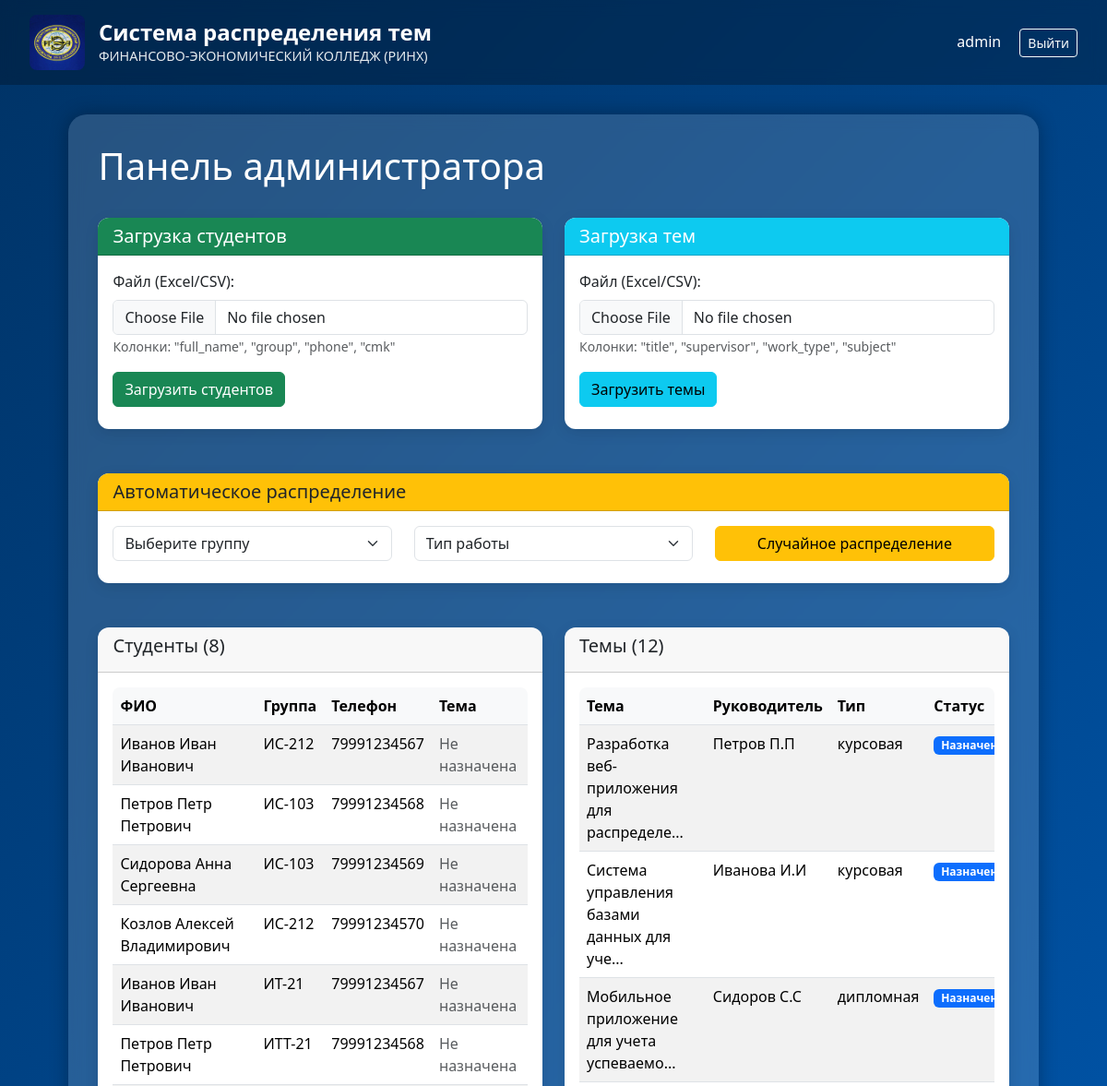
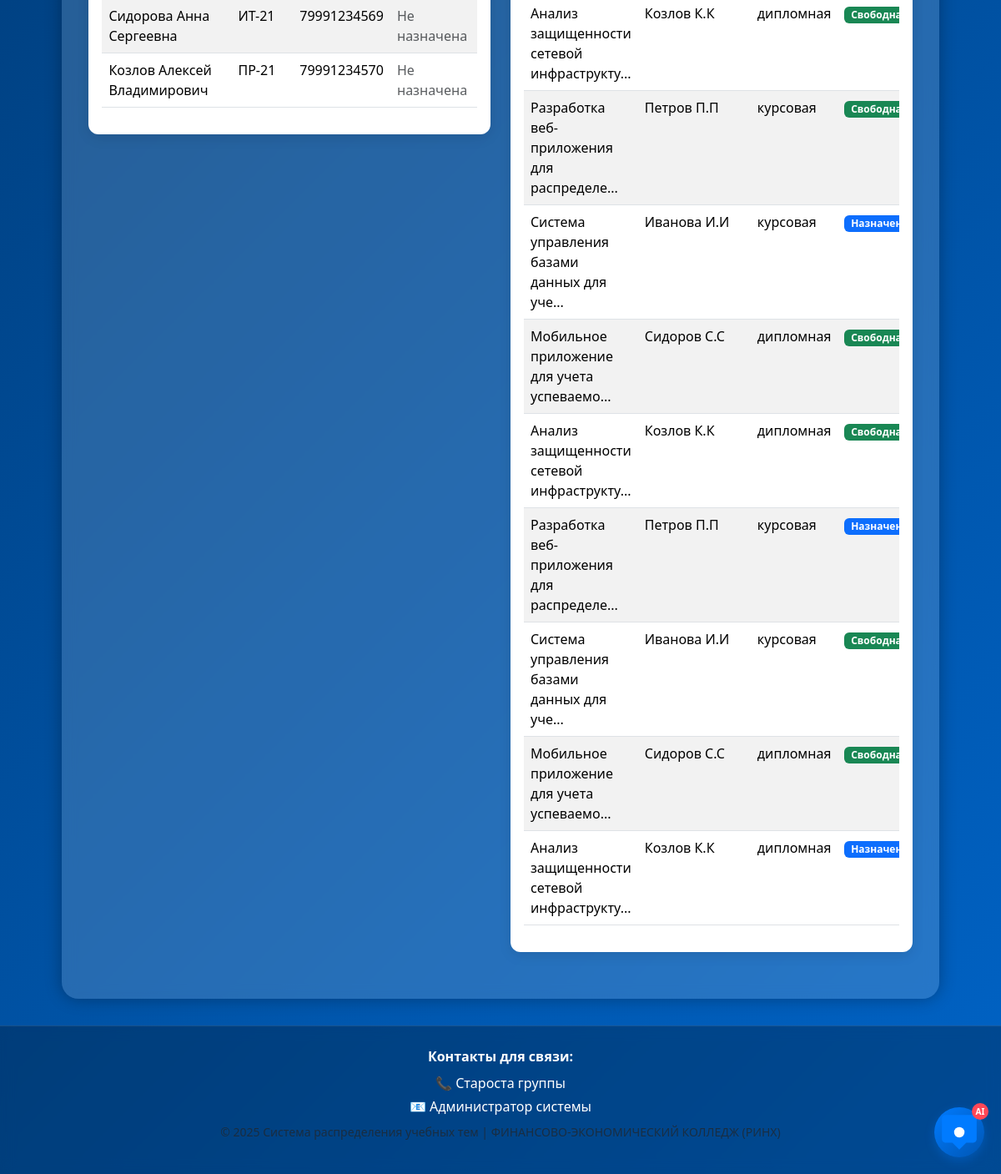
The page /admin (signed in) on the database its author committed (2 pictures, top to bottom).
### models.py (models this page shows, shortened)
class User(UserMixin, db.Model):
    id = db.Column(db.Integer, primary_key=True)
    username = db.Column(db.String(80), unique=True, nullable=False)
    password_hash = db.Column(db.String(120), nullable=False)
    role = db.Column(db.String(20), nullable=False)  # 'admin', 'headman', 'student'
    group_id = db.Column(db.Integer, db.ForeignKey('group.id'))
    student_id = db.Column(db.Integer, db.ForeignKey('student.id'))  # Новая связь со студентом

class Student(db.Model):
    id = db.Column(db.Integer, primary_key=True)
    full_name = db.Column(db.String(100), nullable=False)
    phone = db.Column(db.String(20))
    group_id = db.Column(db.Integer, db.ForeignKey('group.id'), nullable=False)
    topic_id = db.Column(db.Integer, db.ForeignKey('topic.id'), nullable=True)
    user = db.relationship('User', backref='student_ref', uselist=False)  # Обратная связь

class Group(db.Model):
    id = db.Column(db.Integer, primary_key=True)
    name = db.Column(db.String(50), unique=True, nullable=False)
    cmk = db.Column(db.String(100), nullable=False)  # ЦМК
    students = db.relationship('Student', backref='group', lazy=True)
    users = db.relationship('User', backref='group', lazy=True)

class Topic(db.Model):
    id = db.Column(db.Integer, primary_key=True)
    title = db.Column(db.Text, nullable=False)
    status = db.Column(db.String(20), default='free')  # 'free', 'reserved', 'assigned'
    supervisor_id = db.Column(db.Integer, db.ForeignKey('supervisor.id'), nullable=False)
    work_type_id = db.Column(db.Integer, db.ForeignKey('work_type.id'), nullable=False)
    group_id = db.Column(db.Integer, db.ForeignKey('group.id'), nullable=True)
    student_id = db.Column(db.Integer, db.ForeignKey('student.id'), nullable=True)
    reserved_at = db.Column(db.DateTime)
    reserved_by = db.Column(db.Integer, db.ForeignKey('user.id'), nullable=True)
    student = db.relationship('Student', backref='assigned_topic', foreign_keys=[student_id])

class Supervisor(db.Model):
    id = db.Column(db.Integer, primary_key=True)
    full_name = db.Column(db.String(100), nullable=False)
    subjects = db.Column(db.Text)  # CSV список предметов
    topics = db.relationship('Topic', backref='supervisor', lazy=True)

class WorkType(db.Model):
    id = db.Column(db.Integer, primary_key=True)
    name = db.Column(db.String(50), nullable=False)  # 'курсовая', 'дипломная'
    subject = db.Column(db.String(100), nullable=False)
    topics = db.relationship('Topic', backref='work_type', lazy=True)

### app.py (the view)
@app.route('/admin')
@login_required
def admin_dashboard():
    if current_user.role != 'admin':
        flash('Доступ запрещен')
        return redirect(url_for('login'))
    groups = Group.query.all()
    students = Student.query.all()
    supervisors = Supervisor.query.all()
    topics = Topic.query.all()
    work_types = WorkType.query.all()
    return render_template('admin.html',
                           groups=groups,
                           students=students,
                           supervisors=supervisors,
                           topics=topics,
                           work_types=work_types)

### app.py (called while the page is built)
@login_manager.user_loader
def load_user(user_id):
    return User.query.get(int(user_id))

### templates/admin.html (shortened to what this page needs)
{% extends "base.html" %}
{% block content %}
<div class="d-flex justify-content-between align-items-center mb-4">
    <h1>Панель администратора</h1>
</div>
<div class="row">
    <div class="col-md-6 mb-4">
        <div class="card admin-card">
            <div class="card-header bg-success text-white">
                <h5 class="mb-0">Загрузка студентов</h5>
            </div>
            <div class="card-body">
                <form id="uploadStudentsForm" enctype="multipart/form-data">
                    <div class="mb-3">
                        <label class="form-label">Файл (Excel/CSV):</label>
                        <input type="file" class="form-control" name="file" accept=".xlsx,.xls,.csv" required>
                        <small class="form-text text-muted">Колонки: "full_name", "group", "phone", "cmk"</small>
                    </div>
                    <button type="submit" class="btn btn-success">Загрузить студентов</button>
                </form>
            </div>
        </div>
    </div>
    <div class="col-md-6 mb-4">
        <div class="card admin-card">
            <div class="card-header bg-info text-white">
                <h5 class="mb-0">Загрузка тем</h5>
            </div>
            <div class="card-body">
                <form id="uploadTopicsForm" enctype="multipart/form-data">
                    <div class="mb-3">
                        <label class="form-label">Файл (Excel/CSV):</label>
                        <input type="file" class="form-control" name="file" accept=".xlsx,.xls,.csv" required>
                        <small class="form-text text-muted">Колонки: "title", "supervisor", "work_type", "subject"</small>
                    </div>
                    <button type="submit" class="btn btn-info">Загрузить темы</button>
                </form>
            </div>
        </div>
    </div>
</div>
<div class="row mb-4">
    <div class="col-12">
        <div class="card admin-card">
            <div class="card-header bg-warning">
                <h5 class="mb-0">Автоматическое распределение</h5>
            </div>
            <div class="card-body">
                <div class="row">
                    <div class="col-md-4">
                        <select class="form-select" id="distributionGroup">
                            <option value="">Выберите группу</option>
                        </select>
                    </div>
                    <div class="col-md-4">
                        <select class="form-select" id="distributionWorkType">
                            <option value="">Тип работы</option>
                        </select>
                    </div>
                    <div class="col-md-4">
                        <button class="btn btn-warning w-100" onclick="randomDistribute()">Случайное распределение</button>
                    </div>
                </div>
            </div>
        </div>
    </div>
</div>
<div class="row">
    <div class="col-md-6">
        <div class="card admin-card">
            <div class="card-header"><h5>Студенты ({{ students|length }})</h5></div>
            <div class="card-body">
                <div class="table-responsive">
                    <table class="table table-striped">
                        <thead><tr><th>ФИО</th><th>Группа</th><th>Телефон</th><th>Тема</th></tr></thead>
                        <tbody>
                            {% for s in students %}
                            <tr>
                                <td>{{ s.full_name }}</td>
                                <td>{{ s.group.name }}</td>
                                <td>{{ s.phone or '-' }}</td>
                                <td>
                                    {% if s.topic %}{{ s.topic.title[:40] }}...{% else %}<span class="text-muted">Не назначена</span>{% endif %}
                                </td>
                            </tr>
                            {% endfor %}
                        </tbody>
                    </table>
                </div>
            </div>
        </div>
    </div>
    <div class="col-md-6">
        <div class="card admin-card">
            <div class="card-header"><h5>Темы ({{ topics|length }})</h5></div>
            <div class="card-body">
                <div class="table-responsive">
                    <table class="table table-striped">
                        <thead><tr><th>Тема</th><th>Руководитель</th><th>Тип</th><th>Статус</th></tr></thead>
                        <tbody>
                            {% for t in topics %}
                            <tr>
                                <td>{{ t.title[:40] }}...</td>
                                <td>{{ t.supervisor.full_name }}</td>
                                <td>{{ t.work_type.name }}</td>
                                <td>
                                    {% if t.status == 'free' %}
                                        <span class="badge bg-success">Свободна</span>
                                    {% else %}
                                        <span class="badge bg-primary">Назначена</span>
                                    {% endif %}
                                </td>
                            </tr>
                            {% endfor %}
                        </tbody>
                    </table>
                </div>
            </div>
        </div>
    </div>
</div>
{% endblock %}

### templates/base.html (shortened to what this page needs)
<!DOCTYPE html>
<html lang="ru">
<head>
    <link href="https://cdn.jsdelivr.net/npm/bootstrap@5.3.3/dist/css/bootstrap.min.css" rel="stylesheet">
    <link rel="stylesheet" href="https://cdn.jsdelivr.net/npm/bootstrap-icons@1.11.0/font/bootstrap-icons.css">
</head>
<body>
    <header>
        <div class="header-logo">
            <div class="logo">
                <img src="{{ url_for('static', filename='logo.jpg') }}" alt="Логотип ФЭК">
            </div>
            <div class="header-title">
                <h4>Система распределения тем</h4>
                <p class="subtitle">ФИНАНСОВО-ЭКОНОМИЧЕСКИЙ КОЛЛЕДЖ (РИНХ)</p>
            </div>
        </div>
        <div>
            {% if current_user.is_authenticated %}
                <span>{{ current_user.username }}</span>
                <a href="{{ url_for('logout') }}" class="btn btn-outline-light btn-sm ms-3">Выйти</a>
            {% endif %}
        </div>
    </header>
    <main>
        <div class="panel">
            {% block content %}{% endblock %}
        </div>
    </main>
    <div id="ai-support-icon" class="ai-icon">
        <svg width="50" height="50" viewBox="0 0 24 24" fill="#007bff">
            <path d="M20 2H4c-1.1 0-2 .9-2 2v12c0 1.1.9 2 2 2h4l4 4 4-4h4c1.1 0 2-.9 2-2V4c0-1.1-.9-2-2-2z"/>
            <circle cx="12" cy="12" r="3" fill="white"/>
        </svg>
        <span class="ai-badge">AI</span>
    </div>
    <footer>
        <div class="container text-center">
            <p class="mb-2"><strong>Контакты для связи:</strong></p>
            <p class="mb-1">📞 Староста группы</p>
            <p class="mb-1">📧 Администратор системы</p>
            <p class="mt-2 text-muted small">&copy; 2025 Система распределения учебных тем | ФИНАНСОВО-ЭКОНОМИЧЕСКИЙ КОЛЛЕДЖ (РИНХ)</p>
        </div>
    </footer>
</body>
</html>

### templates/base.html (style rules this page uses)
html, body { height: 100%; margin: 0; padding: 0; }
body { display: flex; flex-direction: column; min-height: 100vh; background: linear-gradient(-45deg, #003366, #004c99, #0073e6, #003366); background-size: 400% 400%; animation: gradientShift 10s ease infinite; font-family: "Segoe UI", sans-serif; color: #fff; }
header { background: rgba(0, 0, 0, 0.25); backdrop-filter: blur(8px); padding: 1rem 2rem; display: flex; justify-content: space-between; align-items: center; }
.header-logo { display: flex; align-items: center; gap: 15px; }
.logo img { width: 60px; height: 60px; transition: transform 0.4s ease; border-radius: 8px; }
.header-title h4 { margin: 0; font-weight: 600; color: white; }
.header-title .subtitle { font-size: 0.9rem; opacity: 0.9; margin: 0; }
main { flex: 1; display: flex; flex-direction: column; align-items: center; padding: 2rem 1rem; }
.panel { background: rgba(255, 255, 255, 0.15); padding: 2rem; border-radius: 20px; backdrop-filter: blur(8px); box-shadow: 0 0 20px rgba(0, 0, 0, 0.3); width: 90%; max-width: 1200px; color: #fff; }
footer { background: rgba(0, 0, 0, 0.25); backdrop-filter: blur(8px); padding: 1.5rem 0; margin-top: auto; border-top: 1px solid rgba(255, 255, 255, 0.1); }
.ai-icon { position: fixed; bottom: 20px; right: 20px; width: 60px; height: 60px; background: linear-gradient(135deg, #007bff, #0056b3); border-radius: 50%; display: flex; align-items: center; justify-content: center; cursor: pointer; box-shadow: 0 4px 12px rgba(0,123,255,0.3); transition: all .2s ease; z-index: 1000; }
.ai-badge { position: absolute; top: -5px; right: -5px; background: #ff4757; color: #fff; border-radius: 50%; width: 20px; height: 20px; font-size: 10px; display: flex; align-items: center; justify-content: center; font-weight: bold; }

### templates/admin.html (style rules this page uses)
.admin-card { border: none; border-radius: 12px; box-shadow: 0 4px 15px rgba(0,0,0,0.1); transition: transform 0.4s ease, box-shadow 0.4s ease; margin-bottom: 1.5rem; }
.card-header { border-radius: 12px 12px 0 0 !important; font-weight: 600; }
.table-responsive { border-radius: 8px; overflow: hidden; }
.table th { background: #f8f9fa; font-weight: 600; }
.badge { font-size: 0.75em; }
.btn { transition: all 0.3s ease; }

### rows shown on the page
User: username "admin"
Student: full_name "Иванов Иван Иванович", group.name "ИС-212", phone "79991234567"
Student: full_name "Петров Петр Петрович", group.name "ИС-103", phone "79991234568"
Student: full_name "Сидорова Анна Сергеевна", group.name "ИС-103", phone "79991234569"
Student: full_name "Козлов Алексей Владимирович", group.name "ИС-212", phone "79991234570"
Student: full_name "Иванов Иван Иванович", group.name "ИТ-21", phone "79991234567"
Student: full_name "Петров Петр Петрович", group.name "ИТТ-21", phone "79991234568"
Student: full_name "Сидорова Анна Сергеевна", group.name "ИТ-21", phone "79991234569"
Student: full_name "Козлов Алексей Владимирович", group.name "ПР-21", phone "79991234570"
Topic: title "Разработка веб-приложения для распределе", supervisor.full_name "Петров П.П", work_type.name "курсовая", status "Назначена"
Topic: title "Система управления базами данных для уче", supervisor.full_name "Иванова И.И", work_type.name "курсовая", status "Назначена"
Topic: title "Мобильное приложение для учета успеваемо", supervisor.full_name "Сидоров С.С", work_type.name "дипломная", status "Назначена"
Topic: title "Анализ защищенности сетевой инфраструкту", supervisor.full_name "Козлов К.К", work_type.name "дипломная", status "Свободна"
Topic: title "Разработка веб-приложения для распределе", supervisor.full_name "Петров П.П", work_type.name "курсовая", status "Свободна"
Topic: title "Система управления базами данных для уче", supervisor.full_name "Иванова И.И", work_type.name "курсовая", status "Назначена"
Topic: title "Мобильное приложение для учета успеваемо", supervisor.full_name "Сидоров С.С", work_type.name "дипломная", status "Свободна"
Topic: title "Анализ защищенности сетевой инфраструкту", supervisor.full_name "Козлов К.К", work_type.name "дипломная", status "Свободна"
Topic: title "Разработка веб-приложения для распределе", supervisor.full_name "Петров П.П", work_type.name "курсовая", status "Назначена"
Topic: title "Система управления базами данных для уче", supervisor.full_name "Иванова И.И", work_type.name "курсовая", status "Свободна"
Topic: title "Мобильное приложение для учета успеваемо", supervisor.full_name "Сидоров С.С", work_type.name "дипломная", status "Свободна"
Topic: title "Анализ защищенности сетевой инфраструкту", supervisor.full_name "Козлов К.К", work_type.name "дипломная", status "Назначена"

### other values the page prints
{{ students|length }} "8"
{{ topics|length }} "12"
